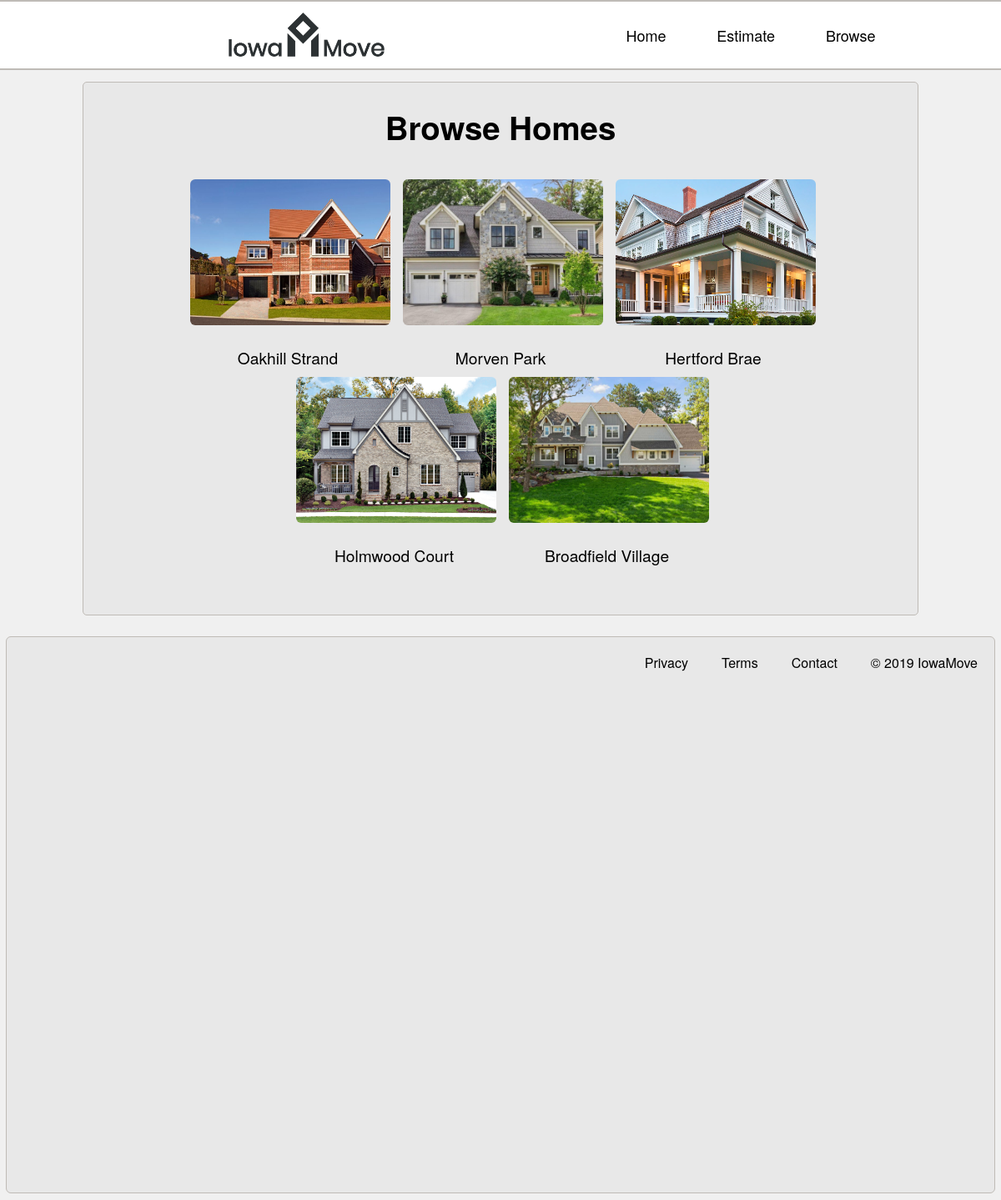
Screenshot of /predict/browse/ with the database file from the repository.
### predict/models.py (models this page shows, shortened)
class HouseListings(models.Model):
    agent = models.ForeignKey(User, on_delete=models.SET_NULL, null=True)
    address = models.CharField(max_length=128, default="")
    Bedroom = models.IntegerField(default=0)
    Kitchen = models.IntegerField(default=0)
    LotArea = models.IntegerField(default=0)
    SalePrice = models.IntegerField(default=0)
    FirstFlrSF = models.IntegerField(default=0)
    SecondFlrSF = models.IntegerField(default=0)
    pub_date = models.DateTimeField('date published')
    image = models.ImageField(upload_to='static/uploads', blank=True, null=True)

### predict/views.py (the view)
# urls.py: path('browse/', views.BrowseView.as_view(), name='browse'),
class BrowseView(generic.ListView):
    template_name = 'predict/browseHomes.html'
    context_object_name = 'homes'
    def get_queryset(self):
        return HouseListings.objects.all()[:5]

### predict/templates/predict/browseHomes.html
{% extends "predict/layout.html" %}
    {% block content %}
        <h1>Browse Homes</h1>
        {% load static %}
        <div class="grid-container">
        {% for home in homes %}
             <div class="search-home-box">
                <div class="search-home-img-container">
                  <a href="/predict/">
                    <img class="search-home-img" src="/{{ home.image }}" alt="" width='240' height='310'>
                  </a>
                </div>
                <label>{{ home.address }}</label>
             </div>
        {% endfor %}
        </div>
    {% endblock %}

### predict/templates/predict/layout.html
{% load static %}
<link rel="stylesheet" type="text/css" href="{% static 'predict/style.css' %}">
{% include "predict/header.html" %}
    <div class="content">
        {% block content %}{% endblock %}
    </div>
{% include "predict/footer.html" %}

### predict/templates/predict/header.html
<div id="header">
    <div id="header-img-div">
        {% load static %}
        <a href="/predict/">
            <img id="header-img" src="{% static 'predict/header.png' %}" alt="" >
        </a>
    </div>
    <nav id="nav-bar">
      <div class="nav-list">
        <a href="/predict/">Home</a>
        <a href="/predict/estimate">Estimate</a>
        <a href="/predict/browse">Browse</a>
      </div>
    </nav>
  </div>

### predict/templates/predict/footer.html
<div id="footer-div">
    <footer>
      <ul class="footer-nav">
        <li>Privacy</li>
        <li>Terms</li>
        <li>Contact</li>
       <li>© 2019 IowaMove</li>
      </ul>
    </footer>
</div>

### predict/static/predict/style.css (style rules this page uses)
.content { margin: 0 auto; margin-top: 90px; margin-bottom: 25px; max-width: 1000px; width: 85%; background-color: hsl(0, 0%, 91%); border: 1.5px solid #bfbbb6; border-radius: 5px; }
#header { top: 0; background-color: white; position: fixed; width: 100%; display: flex; min-height: 80px; align-items: center; z-index: 2; border: 2px solid #bfbbb6; }
#header-img-div { width: 60vw; }
#header-img { width: 300px; margin-left: 20px; }
#footer-div { background-color: hsl(0, 0%, 91%); display: flex; justify-content: right; width: 100%; height: 85%; border: 1px solid #bfbbb6; border-radius: 6px; }
footer { max-width: 1000px; position: relative; }
.footer-nav { display: flex; justify-content: flex-end; }
li { list-style: none; margin: 0 10px; }
.footer-nav > li { padding: 0 10px; font-size: 1rem; }
a { color: #000; text-decoration: none; font-size: 18px; }
#nav-bar { display: flex; justify-content: right; }
.nav-list { display: flex; width: 30vw; justify-content: space-around; margin-right: 10px; }
.search-home-img-container { height: 200px; margin: 10px 5px 0px 10px; position: relative; }
.search-home-img { margin: auto; max-height: 175px; object-fit: cover; border-radius: 6px; }
.grid-container { display: flex; flex-wrap: wrap; margin: 0 0 3em 0; padding: 0; align-items: center; justify-content: center; }

### rows the page displays
HouseListings: image (picture), address "Oakhill Strand"
HouseListings: image (picture), address "Morven Park"
HouseListings: image (picture), address "Hertford Brae"
HouseListings: image (picture), address "Holmwood Court"
HouseListings: image (picture), address "Broadfield Village"
